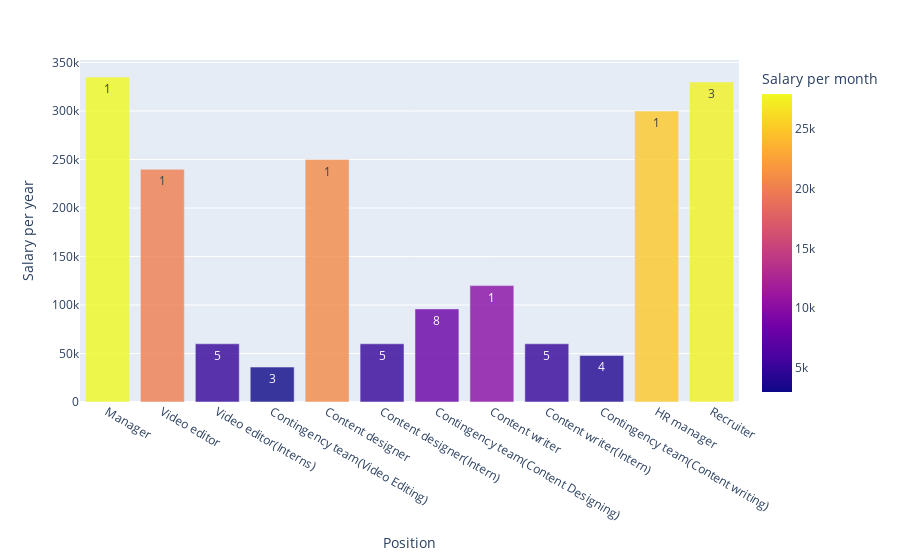

Notebook source saved alongside this figure:
### Code cell
pio.show(barchart2)

### Figure 1 — Plotly figure (JSON) as saved in the notebook; plotly's stock layout.template omitted (floating-point values rounded to 4 significant figures)
{"data": [{"alignmentgroup": "True", "hovertemplate": "<b>%{hovertext}</b><br><br>Position=%{x}<br>Salary per year=%{y}<br>Number of employees=%{text}<br>Salary per month=%{marker.color}<extra></extra>", "hovertext": [335000, 240000, 60000, 36000, 250000, 60000, 96000, 120000, 60000, 48000, 300000, 330000], "legendgroup": "", "marker": {"color": [27920.0, 20000, 5000, 3000, 20830.0, 5000, 8000, 10000, 5000, 4000, 25000, 27500], "coloraxis": "coloraxis", "opacity": 0.8, "pattern": {"shape": ""}}, "name": "", "offsetgroup": "", "orientation": "v", "showlegend": false, "text": [1, 1, 5, 3, 1, 5, 8, 1, 5, 4, 1, 3], "textposition": "auto", "type": "bar", "x": ["Manager", "Video editor", "Video editor(Interns)", "Contingency team(Video Editing)", "Content designer", "Content designer(Intern)", "Contingency team(Content Designing)", "Content writer", "Content writer(Intern)", "Contingency team(Content writing)", "HR manager", "Recruiter"], "xaxis": "x", "y": [335000, 240000, 60000, 36000, 250000, 60000, 96000, 120000, 60000, 48000, 300000, 330000], "yaxis": "y"}], "layout": {"barmode": "relative", "coloraxis": {"colorbar": {"title": {"text": "Salary per month"}}, "colorscale": [[0, "#0d0887"], [0.1111, "#46039f"], [0.2222, "#7201a8"], [0.3333, "#9c179e"], [0.4444, "#bd3786"], [0.5556, "#d8576b"], [0.6667, "#ed7953"], [0.7778, "#fb9f3a"], [0.8889, "#fdca26"], [1, "#f0f921"]]}, "legend": {"tracegroupgap": 0}, "margin": {"t": 60}, "xaxis": {"anchor": "y", "domain": [0, 1], "title": {"text": "Position"}}, "yaxis": {"anchor": "x", "domain": [0, 1], "title": {"text": "Salary per year"}}}}
